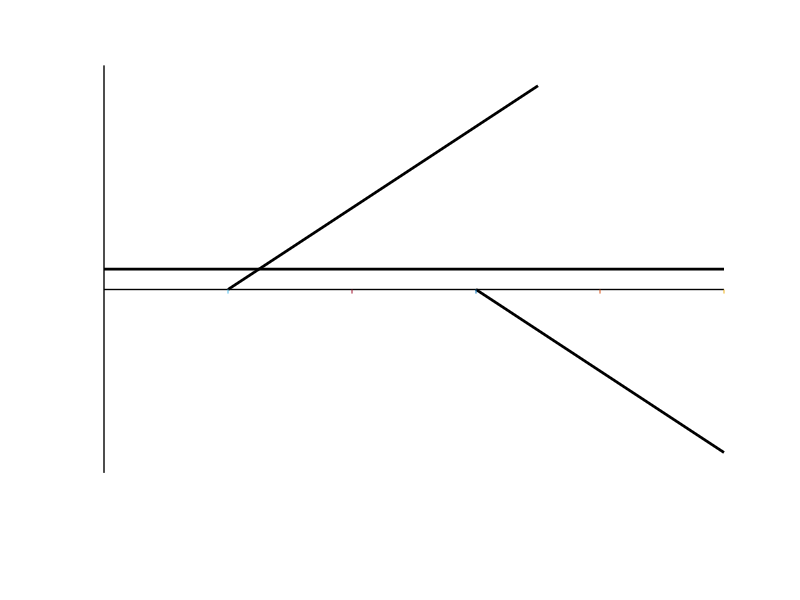
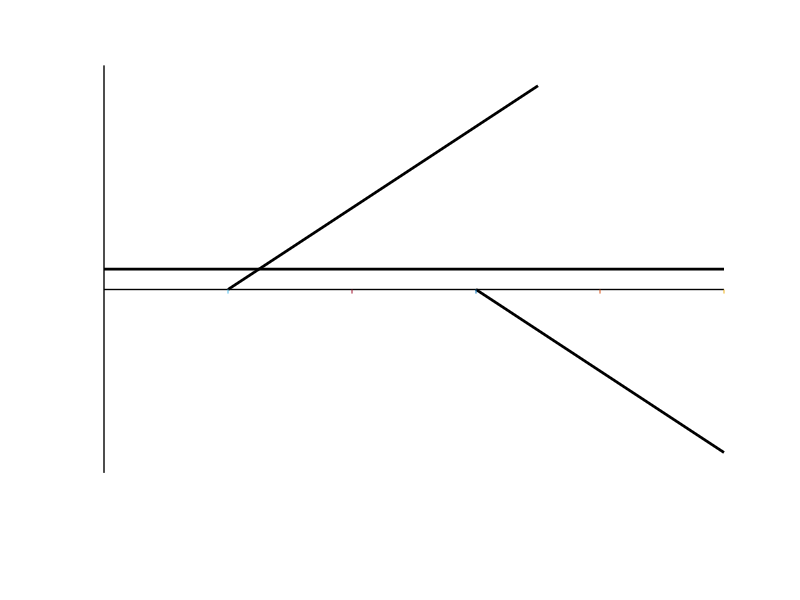
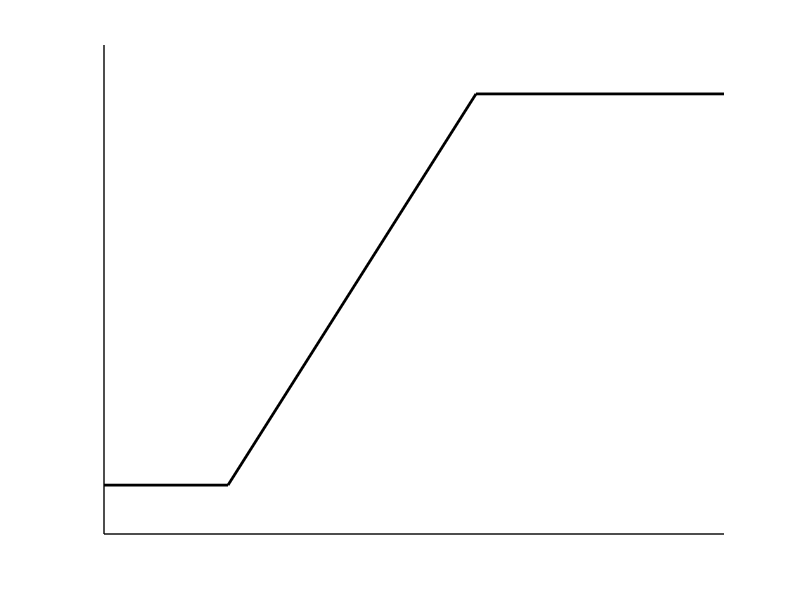
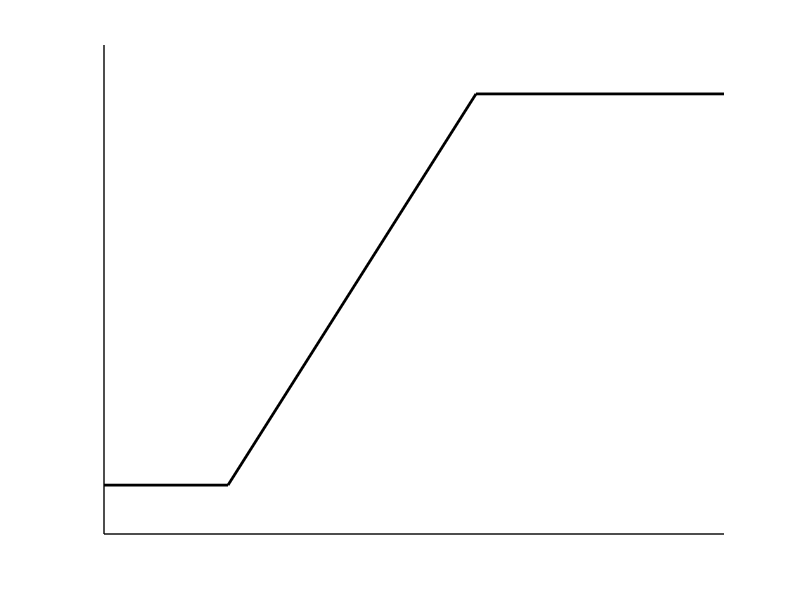

Here is the MATLAB script that generated these plots, in order:
#bodeMagnitude

clf
hold on


A=@(f) -1.778.*(1+j.*f./100)./(1+j.*f/10000);


%actual curve
f=10:10:1000000;
%plot(log10(f),20*log10(abs(A(f))),"linewidth",3,"color","black")

%bode sections
plot([log10(10),log10(1000000)],[20*log10(1.778),20*log10(1.778)],"linewidth",2,"color","black")
plot([2,4.5],[0,50],"linewidth",2,"color","black")
plot([4,6],[0,-40],"linewidth",2,"color","black")

%axis
plot([1,6],[0,0],"linewidth",1,"color","black")
plot([1,1],[55,-45],"linewidth",1,"color","black")

%ticks x,y-axis
tx=[2,3,4,5,6]
ty=[5,10,15,20,25,30,35,40,45,50]
tym=[-5,-10,-20,-25,-30,-35,-40,-45]

for x=tx
plot([x,x],[0,-1])
endfor

grid off
axis off

print -demf bodeMagnitudeA.emf
print -deps bodeMagnitudeA.eps

clf
hold on

%actual curve
%f=10:10:1000000;
%plot(log10(f),20*log10(abs(A(f))),"linewidth",3,"color","black")

%bode sections
plot([1,2],[20*log10(1.778),20*log10(1.778)],"linewidth",2,"color","black")
plot([2,4],[20*log10(1.778),20*log10(1.778)+40],"linewidth",2,"color","black")
plot([4,6],[20*log10(1.778)+40,20*log10(1.778)+40],"linewidth",2,"color","black")

%axis
plot([1,6],[0,0],"linewidth",1,"color","black")
plot([1,1],[0,50],"linewidth",1,"color","black")

grid off
axis off

print -demf bodeMagnitudeB.emf
print -deps bodeMagnitudeB.eps

clf
hold on

%actual curve
f=10:10:1000000;
plot(log10(f),20*log10(abs(A(f))),"linewidth",3,"color","black")

%bode sections
plot([1,2],[20*log10(1.778),20*log10(1.778)],"linewidth",2,"color","black")
plot([2,4],[20*log10(1.778),20*log10(1.778)+40],"linewidth",2,"color","black")
plot([4,6],[20*log10(1.778)+40,20*log10(1.778)+40],"linewidth",2,"color","black")

%axis
plot([1,6],[0,0],"linewidth",1,"color","black")
plot([1,1],[0,50],"linewidth",1,"color","black")

grid off
axis off

print -demf bodeMagnitudeC.emf
print -deps bodeMagnitudeC.eps
